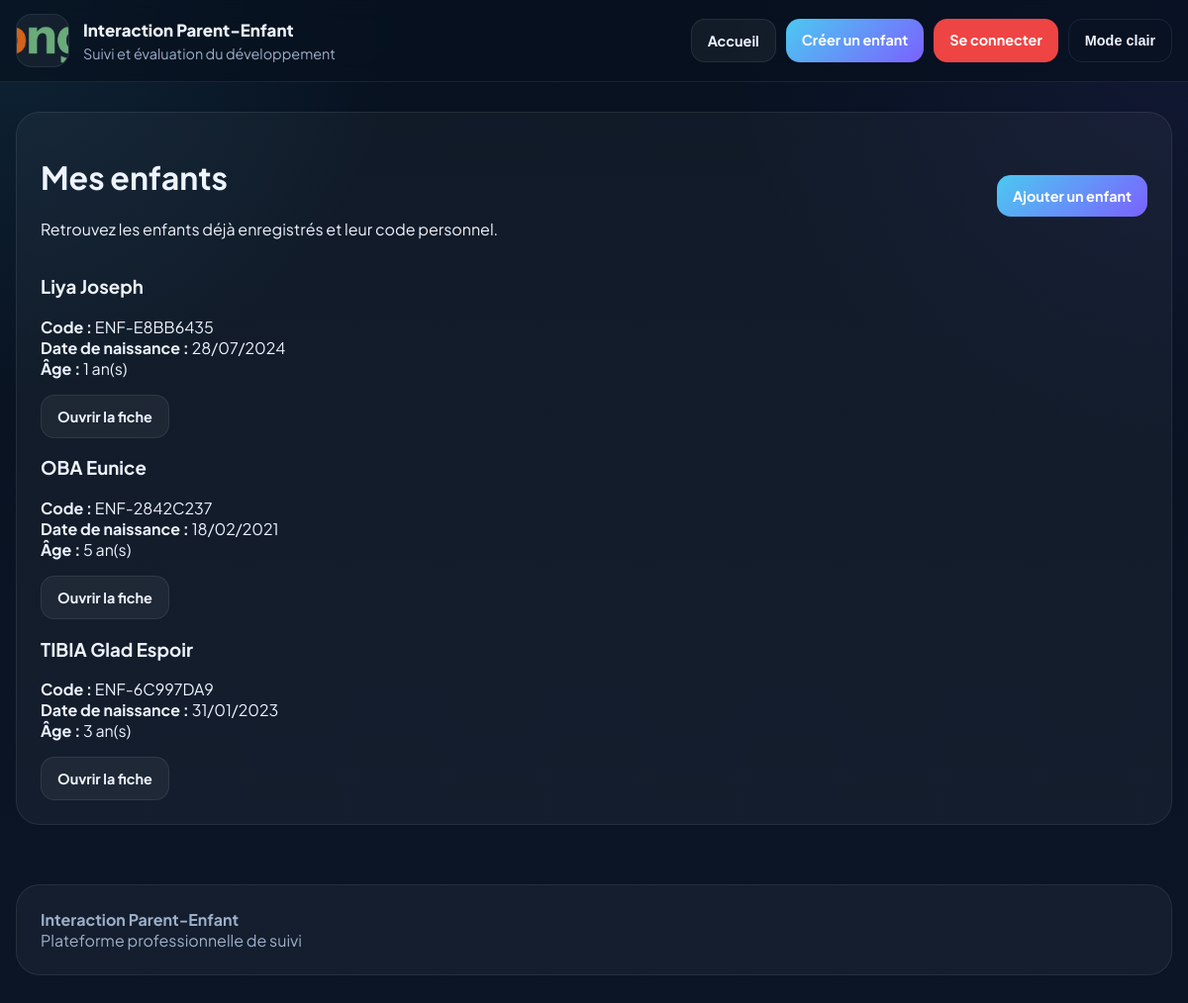
The page /enfants/ on the database its author committed.
### interaction/models.py (models this page shows, shortened)
class Enfant(models.Model):
    code_enfant = models.CharField(max_length=20, unique=True, blank=True)
    nom = models.CharField(max_length=100)
    prenom = models.CharField(max_length=100, blank=True, null=True)
    date_naissance = models.DateField()
    @property
    def age(self):
        today = date.today()
        return today.year - self.date_naissance.year - (
            (today.month, today.day) < (self.date_naissance.month, self.date_naissance.day)
        )
    class Meta:
        ordering = ['nom', 'prenom']
        verbose_name = "Enfant"
        verbose_name_plural = "Enfants"
        constraints = [
            models.UniqueConstraint(
                fields=['nom', 'prenom', 'date_naissance'],
                name='unique_enfant_identite'
            )
        ]

### interaction/views.py (the view)
# urls.py: path("enfants/", views.enfant_list, name="enfant_list"),
def enfant_list(request):
    enfants = Enfant.objects.all()
    return render(request, "interaction/enfant_list.html", {"enfants": enfants})

### interaction/templates/interaction/enfant_list.html (shortened to what this page needs)
{% extends "interaction/base.html" %}
{% block content %}
<div class="card">
    <div style="display:flex; justify-content:space-between; align-items:center; gap:16px; flex-wrap:wrap; margin-bottom: 20px;">
        <div>
            <h1 class="section-title">Mes enfants</h1>
            <p class="section-subtitle">
                Retrouvez les enfants déjà enregistrés et leur code personnel.
            </p>
        </div>
        <a href="{% url 'interaction:enfant_create' %}" class="btn btn-primary">Ajouter un enfant</a>
    </div>
    {% if enfants %}
        <div class="grid grid-2">
            {% for enfant in enfants %}
                <div class="child-card">
                    <h3>{{ enfant.nom }} {{ enfant.prenom }}</h3>
                    <p>
                        <strong>Code :</strong> {{ enfant.code_enfant }}<br>
                        <strong>Date de naissance :</strong> {{ enfant.date_naissance|date:"d/m/Y" }}<br>
                        <strong>Âge :</strong> {{ enfant.age }} an(s)
                    </p>
                    <div style="display:flex; gap:10px; flex-wrap:wrap;">
                        <a href="{% url 'interaction:enfant_detail' enfant.code_enfant %}" class="btn btn-secondary">
                            Ouvrir la fiche
                        </a>
                    </div>
                </div>
            {% endfor %}
        </div>
    {% else %}
        <div class="child-card">
            <h3>Aucun enfant enregistré</h3>
            <p>Commencez par créer une fiche enfant.</p>
            <a href="{% url 'interaction:enfant_create' %}" class="btn btn-primary">Créer maintenant</a>
        </div>
    {% endif %}
</div>
{% endblock %}

### interaction/templates/interaction/base.html (style rules this page uses)
:root { --bg:#07111f; --bg-2:#0b1526; --surface:#0f1c31; --surface-2:#12233d; --surface-3:#0b1729; --text:#eef4ff; --muted:#9eb0ca; --border:rgba(255,255,255,.08); --brand:#4cc9f0; --brand-2:#7b61ff; --shadow:0 20px 60px rgba(0,0,0,.28); --radius:24px; --container:1200px; }
body { margin:0; font-family:"Plus Jakarta Sans", sans-serif; background: radial-gradient(circle at top left, rgba(76,201,240,.10), transparent 26%), radial-gradient(circle at top right, rgba(123,97,255,.09), transparent 30%), linear-gradient(180deg, var(--bg) 0%, var(--bg-2) 100%); color:var(--text); }
a { text-decoration:none; color:inherit; }
.btn { border:none; border-radius:14px; padding:12px 16px; font-weight:700; cursor:pointer; font-size:.9rem; }
.btn-primary { color:#fff; background:linear-gradient(135deg, var(--brand), var(--brand-2)); }
.btn-secondary { background:rgba(255,255,255,.05); border:1px solid var(--border); color:var(--text); }
.card { background:rgba(255,255,255,.04); border:1px solid var(--border); border-radius:var(--radius); padding:24px; }

### rows shown on the page
Enfant: nom "Liya", prenom "Joseph", code_enfant "ENF-E8BB6435", date_naissance "28/07/2024", age "1"
Enfant: nom "OBA", prenom "Eunice", code_enfant "ENF-2842C237", date_naissance "18/02/2021", age "5"
Enfant: nom "TIBIA", prenom "Glad Espoir", code_enfant "ENF-6C997DA9", date_naissance "31/01/2023", age "3"
